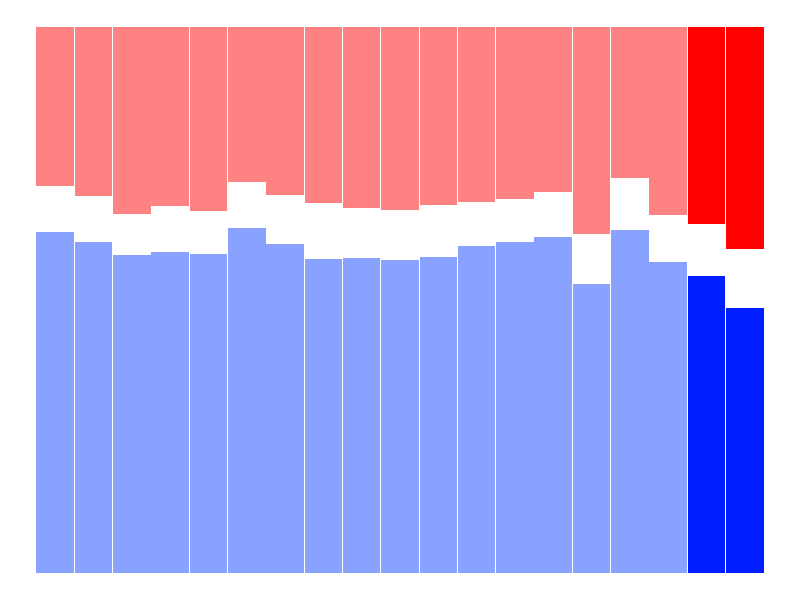
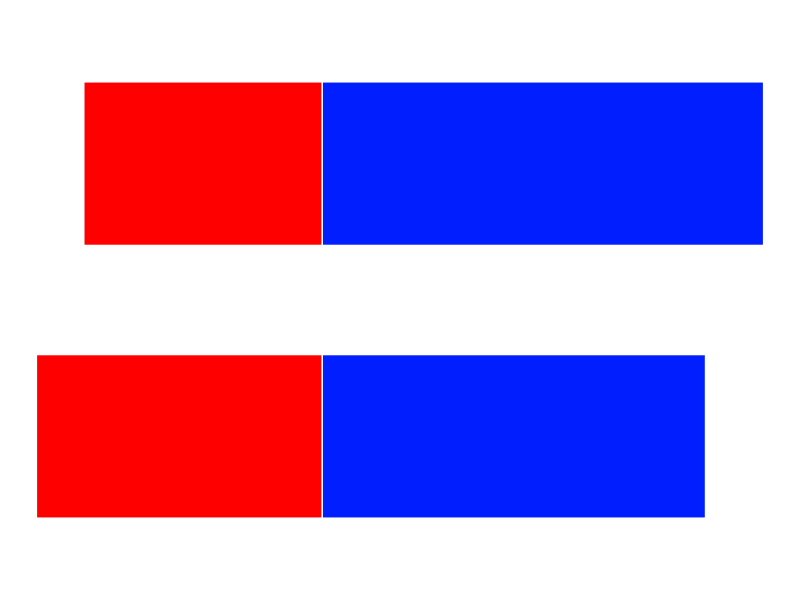
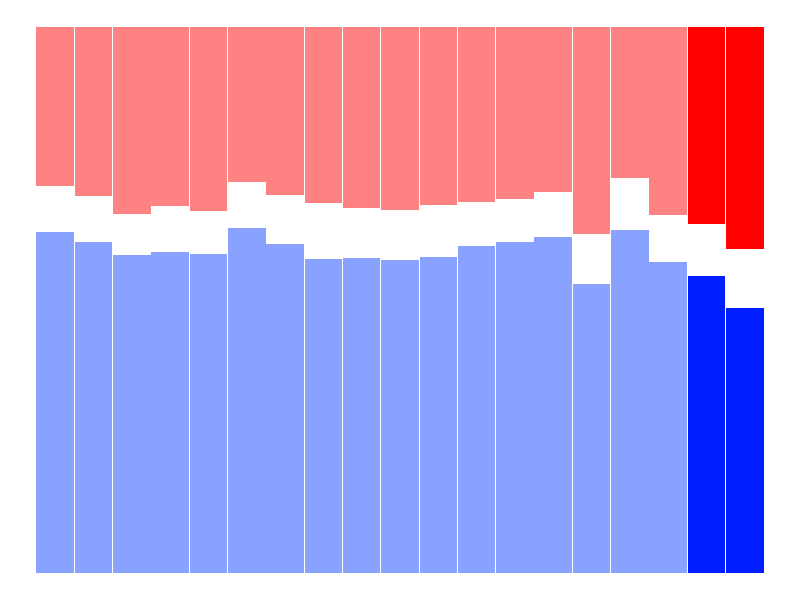
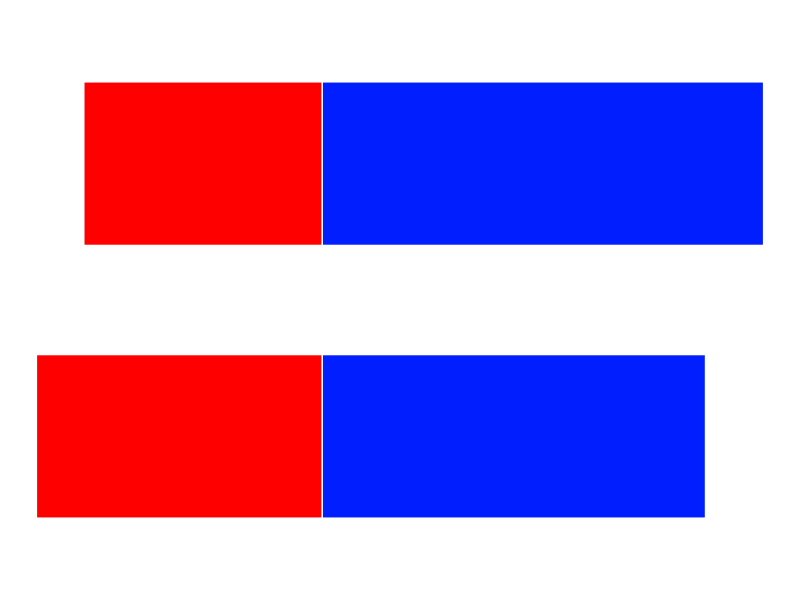

These figures' R source, in order:
## ---- chunk 1
library("knitr")
library("kableExtra")
library("htmltools")
## ---- chunk 2
if(!require(ggplot2)) install.packages("ggplot2")
library(ggplot2)

if(!require(dplyr)) install.packages("dplyr")
library(dplyr)

if(!require(ggthemes)) install.packages("ggthemes")
library(ggthemes)
## ---- chunk 3
dados <- read.csv("campeonato-brasileiro-full.csv")
## ---- chunk 4
excluir <- c("dia", "hora", "formacao_mandante", "formacao_visitante",
             "tecnico_mandante", "tecnico_visitante",
             "arena","visitante_estado","estado_vencedor")
dados <- dados[,!(names(dados)%in% excluir)]
head(dados)
## ---- chunk 5
dados = dados[dados[["data"]] <= "2021-10-04", ]
## ---- chunk 6
if(!require(tidyr)) install.packages("tidyr")
library(tidyr)

dados <- dados %>%
  mutate(time_mandante = paste(Temporada, mandante)) %>%
  mutate(time_visitante = paste(Temporada, visitante))
head(dados)
## ---- chunk 7
dados <- dados %>%
  mutate(pts_mandante = ifelse(mandante_placar > visitante_placar, 3, 
                               ifelse(mandante_placar < visitante_placar, 0, 1))) %>%
  mutate(pts_visitante = ifelse(mandante_placar < visitante_placar, 3, 
                                ifelse(mandante_placar > visitante_placar, 0, 1)))
head(dados)
## ---- chunk 8
times <- count(dados, time_mandante, Temporada, mandante_estado)
names(times)[1] <- "time"
names(times)[3] <- "estado"
names(times)[4] <- "jogos_em_casa"
times_2 <- count(dados, time_visitante)
names(times_2)[1] <- "time"
names(times_2)[2] <- "jogos_fora"

times <- merge(x = times, y = times_2, by = "time", all.x = TRUE)

pts_casa <- aggregate(pts_mandante ~ time_mandante, data = dados, FUN=sum)
names(pts_casa)[1] <- "time"
pts_fora <- aggregate(pts_visitante ~ time_visitante, data = dados, FUN=sum)
names(pts_fora)[1] <- "time"

times <- merge(x = times, y = pts_casa, by = "time", all.x = TRUE)
times <- merge(x = times, y = pts_fora, by = "time", all.x = TRUE)
times <- times %>%
  mutate(aprov_casa = pts_mandante/(3*jogos_em_casa)*100) %>%
  mutate(aprov_fora = pts_visitante/(3*jogos_fora)*100) %>%
  mutate(pts_tot = pts_mandante+pts_visitante) %>%
  mutate(aprov_tot = pts_tot/(3*(jogos_em_casa+jogos_fora))*100)
## ---- chunk 9
d1 <- times %>% group_by(Temporada) %>% summarize(aprov_fora_md = mean(aprov_fora))
d2 <- times %>% group_by(Temporada) %>% summarize(aprov_casa_md = mean(aprov_casa))
cor <- c("#ff8282", "#ff8282", "#ff8282", "#ff8282", "#ff8282", "#ff8282", "#ff8282", "#ff8282", "#ff8282", "#ff8282", "#ff8282", "#ff8282", "#ff8282", "#ff8282", "#ff8282", "#ff8282", "#ff8282", "#ff0000", "#ff0000")
cor2 <- c("#89a2ff", "#89a2ff", "#89a2ff", "#89a2ff", "#89a2ff", "#89a2ff", "#89a2ff", "#89a2ff", "#89a2ff", "#89a2ff", "#89a2ff", "#89a2ff", "#89a2ff", "#89a2ff", "#89a2ff", "#89a2ff", "#89a2ff", "#001eff", "#001eff")
d <- merge(x = d2, y = d1)
grafico <- ggplot(d, aes(x = Temporada, y = 100)) + 
  geom_col(aes(y = 100), fill = cor, width=0.98) + 
  geom_col(aes(y = 100 - aprov_fora_md), fill = "white", width=0.98) + 
  geom_col(aes(y=aprov_casa_md), fill = cor2, width=0.98) +
  theme_void()
grafico
## ---- chunk 10
ggsave("aproveitamento.png", grafico)
## ---- chunk 11
dados_pre <- dados[dados[["data"]] <= "2020-01-01", ]
dados_pos <- dados[dados[["data"]] >= "2020-01-01", ]

times_pre <- count(dados_pre, time_mandante, Temporada, mandante_estado)
names(times_pre)[1] <- "time"
names(times_pre)[3] <- "estado"
names(times_pre)[4] <- "jogos_em_casa"
times_2 <- count(dados_pre, time_visitante)
names(times_2)[1] <- "time"
names(times_2)[2] <- "jogos_fora"

times_pre <- merge(x = times_pre, y = times_2, by = "time", all.x = TRUE)

pts_casa <- aggregate(pts_mandante ~ time_mandante, data = dados_pre, FUN=sum)
names(pts_casa)[1] <- "time"
pts_fora <- aggregate(pts_visitante ~ time_visitante, data = dados_pre, FUN=sum)
names(pts_fora)[1] <- "time"

times_pre <- merge(x = times_pre, y = pts_casa, by = "time", all.x = TRUE)
times_pre <- merge(x = times_pre, y = pts_fora, by = "time", all.x = TRUE)
times_pre <- times_pre %>%
  mutate(aprov_casa = pts_mandante/(3*jogos_em_casa)*100) %>%
  mutate(aprov_fora = pts_visitante/(3*jogos_fora)*100) %>%
  mutate(pts_tot = pts_mandante+pts_visitante) %>%
  mutate(aprov_tot = pts_tot/(3*(jogos_em_casa+jogos_fora))*100)

times_pos <- count(dados_pos, time_mandante, Temporada, mandante_estado)
names(times_pos)[1] <- "time"
names(times_pos)[3] <- "estado"
names(times_pos)[4] <- "jogos_em_casa"
times_2 <- count(dados_pos, time_visitante)
names(times_2)[1] <- "time"
names(times_2)[2] <- "jogos_fora"

times_pos <- merge(x = times_pos, y = times_2, by = "time", all.x = TRUE)

pts_casa <- aggregate(pts_mandante ~ time_mandante, data = dados_pos, FUN=sum)
names(pts_casa)[1] <- "time"
pts_fora <- aggregate(pts_visitante ~ time_visitante, data = dados_pos, FUN=sum)
names(pts_fora)[1] <- "time"

times_pos <- merge(x = times_pos, y = pts_casa, by = "time", all.x = TRUE)
times_pos <- merge(x = times_pos, y = pts_fora, by = "time", all.x = TRUE)
times_pos <- times_pos %>%
  mutate(aprov_casa = pts_mandante/(3*jogos_em_casa)*100) %>%
  mutate(aprov_fora = pts_visitante/(3*jogos_fora)*100) %>%
  mutate(pts_tot = pts_mandante+pts_visitante) %>%
  mutate(aprov_tot = pts_tot/(3*(jogos_em_casa+jogos_fora))*100)

times_pre <- times_pre %>%
  mutate(g = 1)
times_pos <- times_pos %>%
  mutate(g = 1)
pre_casa <- aggregate(times_pre$aprov_casa, by = list(times_pre$g), FUN = mean)$x[1]
pos_casa <- aggregate(times_pos$aprov_casa, by = list(times_pos$g), FUN = mean)$x[1]
pre_fora <- -aggregate(times_pre$aprov_fora, by = list(times_pre$g), FUN = mean)$x[1]
pos_fora <- -aggregate(times_pos$aprov_fora, by = list(times_pos$g), FUN = mean)$x[1]
dadao <- data.frame(
  cate = factor(c(2,1,2,1)),
  x = c(pre_casa, pos_casa, pre_fora, pos_fora)
)
grafico <- ggplot(dadao, aes(x=cate, y=x)) + 
  geom_bar(width = 0.6, 
           stat="identity", 
           position = position_stack(), 
           color="white", 
           fill = c("#001eff","#001eff","#ff0000","#ff0000"))+
  coord_flip() +
  theme_void()

grafico
## ---- chunk 12
ggsave("aproveitamento_geral.png", grafico, width = 21 )
